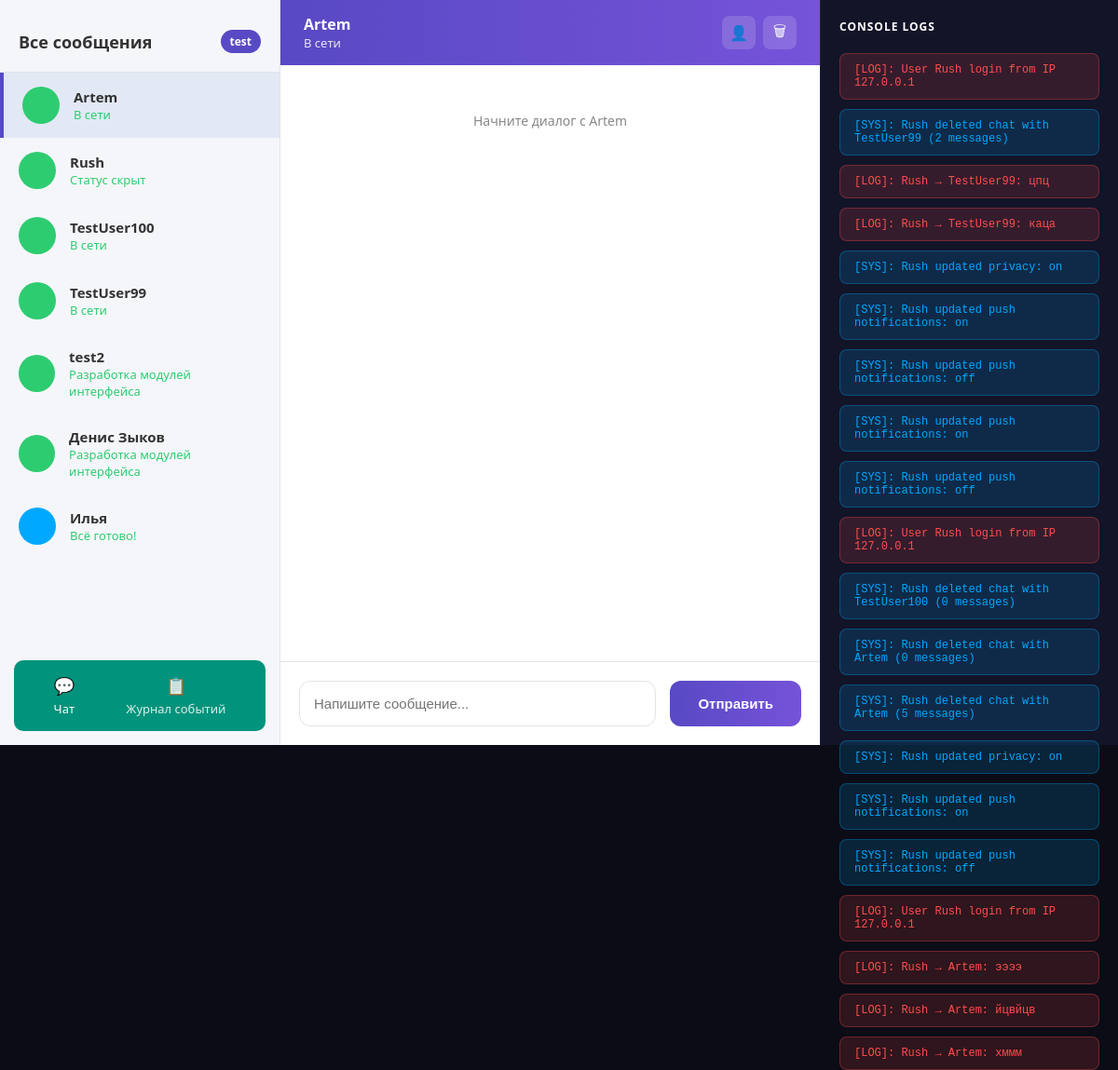
The page /chat (signed in) on the database its author committed.
### database.py (models this page shows)
class User(Base):
    __tablename__ = "users"  # Имя таблицы в БД
    id = Column(Integer, primary_key=True, index=True)
    username = Column(String, unique=True, index=True)
    email = Column(String, unique=True, index=True)
    password_hash = Column(String)
    status = Column(String, default="В сети")
    avatar_color = Column(String, default="#2ecc71")
    privacy_hide_status = Column(Boolean, default=False)
    push_notifications = Column(Boolean, default=True)

class ConsoleLog(Base):
    __tablename__ = "console_logs"
    id = Column(Integer, primary_key=True, index=True)
    log_type = Column(String)
    message = Column(String)
    timestamp = Column(DateTime, default=datetime.utcnow, index=True)

### main.py (the view)
@app.get("/chat", response_class=HTMLResponse)
async def chat_page(
    request: Request,
    with_user: Optional[int] = None,  # ID пользователя, с которым открыть чат
    db: Session = Depends(get_db),
):
    current_user = require_user(request, db)
    if not current_user:
        return RedirectResponse(url="/", status_code=status.HTTP_303_SEE_OTHER)
    return templates.TemplateResponse(
        request=request,
        name="chat.html",
        context=build_app_context(current_user, db, with_user=with_user, active_nav="chat"),
    )

### templates/chat.html (shortened to what this page needs)
{% extends "base.html" %}
{% block main %}
<div class="main-chat">
    {% if active_partner %}
    <div class="chat-header">
        <div class="chat-header-info">
            <div class="chat-user-title">{{ active_partner.username }}</div>
            <div class="chat-partner-status">{{ active_partner.status }}</div>
        </div>
        <div class="chat-header-actions">
            <a href="/profile" class="header-icon-btn" title="Профиль">👤</a>
            <button type="button" class="header-icon-btn delete-btn" id="deleteChatBtn"
                    data-partner-name="{{ active_partner.username }}" title="Удалить чат">
                🗑
            </button>
        </div>
    </div>
    <div class="messages-container" id="msgContainer">
        {% if messages %}
            {% for msg in messages %}
            <div class="msg {% if msg.is_outgoing %}outgoing{% else %}incoming{% endif %}">
                {{ msg.text }}
                {% if msg.time %}<span class="msg-time">{{ msg.time }}</span>{% endif %}
            </div>
            {% endfor %}
        {% else %}
            <div class="empty-chat">Начните диалог с {{ active_partner.username }}</div>
        {% endif %}
    </div>
    <div class="chat-input-area">
        <input type="text" id="msgInput"
               placeholder="Напишите сообщение..."
               maxlength="2000"
               autocomplete="off">
        <button class="btn-send" id="sendBtn" data-partner-id="{{ active_partner.id }}">
            Отправить
        </button>
    </div>
    {% else %}
    <div class="no-chat-selected">
        <h3>Выберите собеседника</h3>
        <p>Или зарегистрируйте ещё одного пользователя, чтобы начать переписку.</p>
    </div>
    {% endif %}
</div>
{% endblock %}

### templates/base.html (shortened to what this page needs)
<!DOCTYPE html>
<html lang="ru">
<head>
    <link rel="stylesheet" href="/static/css/style.css">
</head>
<body>
    <div class="app-layout">
        <aside class="sidebar">
            <div class="sidebar-top">
            </div>
            {% block sidebar_content %}
            <div class="sidebar-header">
                <span>Все сообщения</span>
                <a href="/profile" class="current-user-badge">{{ current_user.username }}</a>
            </div>
            <div class="chats-list">
                {% if chats %}
                    {% for chat in chats %}
                    <a href="/chat?with_user={{ chat.id }}" class="chat-item {% if chat.active %}active{% endif %}">
                        <div class="avatar" style="background-color: {{ chat.color }};"></div>
                        <div class="chat-info">
                            <div class="name">{{ chat.username }}</div>
                            <div class="status">{{ chat.status }}</div>
                        </div>
                    </a>
                    {% endfor %}
                {% else %}
                    <div class="empty-state">Пока нет других пользователей</div>
                {% endif %}
            </div>
            {% endblock %}
            <nav class="bottom-nav">
                <a href="/chat" class="nav-btn {% if active_nav == 'chat' %}active{% endif %}">
                    <span class="nav-icon">💬</span>
                    <span>Чат</span>
                </a>
                <a href="/events" class="nav-btn {% if active_nav == 'events' %}active{% endif %}">
                    <span class="nav-icon">📋</span>
                    <span>Журнал событий</span>
                </a>
            </nav>
        </aside>
        <main class="main-content">
            {% block main %}{% endblock %}
        </main>
        <aside class="console-panel">
            <div class="console-title">CONSOLE LOGS</div>
            <div id="logsContainer">
                {% for log in logs %}
                    {% if log.log_type == 'LOG' or log.log_type == 'ERR' %}
                        <div class="log-entry red">[{{ log.log_type }}]: {{ log.message }}</div>
                    {% else %}
                        <div class="log-entry blue">[SYS]: {{ log.message }}</div>
                    {% endif %}
                {% endfor %}
            </div>
        </aside>
    </div>
</body>
</html>

### static/css/style.css (style rules this page uses)
:root { --bg-dark: #0b0c16; --panel-dark: #121428; --gradient-start: #7868e6; --gradient-end: #b8b5ff; --text-white: #ffffff; --text-muted: #a2a5b9; --green-btn: #00b894; }
body, html { margin: 0; padding: 0; font-family: 'Segoe UI', Tahoma, Geneva, Verdana, sans-serif; background-color: var(--bg-dark); color: var(--text-white); height: 100%; overflow: hidden; }
.app-layout { display: flex; height: 100vh; }
.sidebar { width: 300px; background-color: #f5f6fa; color: #333; display: flex; flex-direction: column; border-right: 1px solid #e1e4e8; }
.sidebar-header { padding: 20px; font-weight: bold; font-size: 18px; border-bottom: 1px solid #e1e4e8; display: flex; justify-content: space-between; align-items: center; gap: 10px; }
.current-user-badge { font-size: 12px; font-weight: 600; background: #5849c4; color: white; padding: 4px 10px; border-radius: 20px; white-space: nowrap; text-decoration: none; transition: opacity 0.2s; }
.chats-list { flex: 1; overflow-y: auto; }
.chat-item { display: flex; align-items: center; padding: 15px 20px; cursor: pointer; transition: background 0.2s; text-decoration: none; color: inherit; }
.chat-item.active { background-color: #e3e8f5; border-left: 4px solid #5849c4; }
.empty-state, .empty-chat, .no-chat-selected { padding: 30px 20px; text-align: center; color: #888; font-size: 14px; }
.avatar { width: 40px; height: 40px; border-radius: 50%; margin-right: 15px; }
.chat-info .name { font-weight: 600; font-size: 15px; }
.chat-info .status { font-size: 13px; color: #2ecc71; }
.main-chat { flex: 1; display: flex; flex-direction: column; background-color: #ffffff; color: #333; }
.chat-header { padding: 15px 25px; background: linear-gradient(90deg, #5849c4, #7653d9); color: white; font-weight: bold; display: flex; justify-content: space-between; align-items: center; }
.chat-partner-status { font-size: 13px; opacity: 0.85; font-weight: normal; }
.messages-container { flex: 1; padding: 20px; overflow-y: auto; display: flex; flex-direction: column; gap: 15px; }
.chat-input-area { padding: 20px; border-top: 1px solid #e1e4e8; display: flex; gap: 15px; }
.chat-input-area input { flex: 1; padding: 15px; border: 1px solid #e1e4e8; border-radius: 12px; font-size: 15px; }
.btn-send { width: auto; padding: 0 30px; border: none; border-radius: 12px; background: linear-gradient(90deg, #5849c4, #7653d9); color: white; font-size: 15px; font-weight: bold; cursor: pointer; transition: opacity 0.2s; }
.console-panel { width: 320px; background-color: var(--panel-dark); padding: 20px; box-sizing: border-box; border-left: 1px solid #1f233d; }
.console-title { font-size: 12px; font-weight: bold; color: var(--text-white); letter-spacing: 1px; margin-bottom: 20px; }
.log-entry { padding: 10px 15px; border-radius: 8px; font-family: 'Courier New', Courier, monospace; font-size: 12px; margin-bottom: 10px; animation: fadeInUp 0.4s ease-out; }
.log-entry.red { background-color: rgba(255, 77, 77, 0.15); color: #ff4d4d; border: 1px solid rgba(255, 77, 77, 0.3); animation: pulseLog 3s infinite; }
.log-entry.blue { background-color: rgba(0, 168, 255, 0.15); color: #00a8ff; border: 1px solid rgba(0, 168, 255, 0.3); }
.bottom-nav { margin-top: auto; padding: 15px; display: flex; justify-content: space-around; background-color: #01937c; border-radius: 10px; margin: 15px; }
.nav-btn { color: white; text-decoration: none; font-size: 13px; display: flex; flex-direction: column; align-items: center; gap: 4px; opacity: 0.85; transition: opacity 0.2s; }
.nav-btn:hover, .nav-btn.active { opacity: 1; }
.nav-icon { font-size: 18px; }
.sidebar-top { padding: 12px 16px 0; }
.main-content { flex: 1; display: flex; flex-direction: column; min-width: 0; }
.chat-header-info { flex: 1; }
.chat-header-actions { display: flex; gap: 8px; align-items: center; }
.header-icon-btn { background: rgba(255, 255, 255, 0.15); border: none; border-radius: 8px; width: 36px; height: 36px; cursor: pointer; font-size: 16px; display: flex; align-items: center; justify-content: center; color: white; text-decoration: none; transition: background 0.2s; }

### rows shown on the page
User: username "test"
User: username "Artem", status "В сети"
User: username "Rush", status "Статус скрыт"
User: username "TestUser100", status "В сети"
User: username "TestUser99", status "В сети"
User: username "test2", status "Разработка модулей интерфейса"
User: username "Денис Зыков", status "Разработка модулей интерфейса"
User: username "Илья", status "Всё готово!"
ConsoleLog: log_type "LOG", message "User Rush login from IP 127.0.0.1"
ConsoleLog: message "Rush deleted chat with TestUser99 (2 messages)"
ConsoleLog: log_type "LOG", message "Rush → TestUser99: цпц"
ConsoleLog: log_type "LOG", message "Rush → TestUser99: каца"
ConsoleLog: message "Rush updated privacy: on"
ConsoleLog: message "Rush updated push notifications: on"
ConsoleLog: message "Rush updated push notifications: off"
ConsoleLog: message "Rush updated push notifications: on"
ConsoleLog: message "Rush updated push notifications: off"
ConsoleLog: log_type "LOG", message "User Rush login from IP 127.0.0.1"
ConsoleLog: message "Rush deleted chat with TestUser100 (0 messages)"
ConsoleLog: message "Rush deleted chat with Artem (0 messages)"
ConsoleLog: message "Rush deleted chat with Artem (5 messages)"
ConsoleLog: message "Rush updated privacy: on"
ConsoleLog: message "Rush updated push notifications: on"
ConsoleLog: message "Rush updated push notifications: off"
ConsoleLog: log_type "LOG", message "User Rush login from IP 127.0.0.1"
ConsoleLog: log_type "LOG", message "Rush → Artem: ээээ"
ConsoleLog: log_type "LOG", message "Rush → Artem: йцвйцв"
ConsoleLog: log_type "LOG", message "Rush → Artem: хммм"
